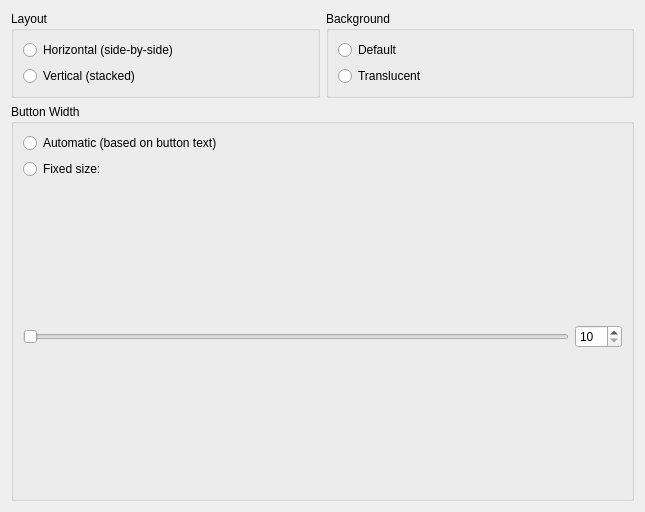
<?xml version="1.0" encoding="UTF-8"?>
<ui version="4.0">
 <class>Form</class>
 <widget class="QWidget" name="Form">
  <property name="geometry">
   <rect>
    <x>0</x>
    <y>0</y>
    <width>645</width>
    <height>512</height>
   </rect>
  </property>
  <property name="windowTitle">
   <string>Form</string>
  </property>
  <layout class="QVBoxLayout" name="verticalLayout_5">
   <item>
    <layout class="QHBoxLayout" name="horizontalLayout_3">
     <item>
      <widget class="QGroupBox" name="groupBox">
       <property name="title">
        <string>Layout</string>
       </property>
       <layout class="QVBoxLayout" name="verticalLayout_6">
        <item>
         <layout class="QVBoxLayout" name="verticalLayout">
          <item>
           <widget class="QRadioButton" name="horizontal_layout_button">
            <property name="sizePolicy">
             <sizepolicy hsizetype="Minimum" vsizetype="Minimum">
              <horstretch>0</horstretch>
              <verstretch>0</verstretch>
             </sizepolicy>
            </property>
            <property name="text">
             <string>Horizontal (side-by-side)</string>
            </property>
           </widget>
          </item>
          <item>
           <widget class="QRadioButton" name="vertical_layout_button">
            <property name="sizePolicy">
             <sizepolicy hsizetype="Minimum" vsizetype="Minimum">
              <horstretch>0</horstretch>
              <verstretch>0</verstretch>
             </sizepolicy>
            </property>
            <property name="text">
             <string>Vertical (stacked)</string>
            </property>
           </widget>
          </item>
         </layout>
        </item>
       </layout>
      </widget>
     </item>
     <item>
      <widget class="QGroupBox" name="groupBox_3">
       <property name="title">
        <string>Background</string>
       </property>
       <layout class="QVBoxLayout" name="verticalLayout_7">
        <item>
         <layout class="QVBoxLayout" name="verticalLayout_3">
          <item>
           <widget class="QRadioButton" name="default_background_button">
            <property name="sizePolicy">
             <sizepolicy hsizetype="Minimum" vsizetype="Minimum">
              <horstretch>0</horstretch>
              <verstretch>0</verstretch>
             </sizepolicy>
            </property>
            <property name="text">
             <string>Default</string>
            </property>
           </widget>
          </item>
          <item>
           <widget class="QRadioButton" name="translucent_background_button">
            <property name="sizePolicy">
             <sizepolicy hsizetype="Minimum" vsizetype="Minimum">
              <horstretch>0</horstretch>
              <verstretch>0</verstretch>
             </sizepolicy>
            </property>
            <property name="text">
             <string>Translucent</string>
            </property>
           </widget>
          </item>
         </layout>
        </item>
       </layout>
      </widget>
     </item>
    </layout>
   </item>
   <item>
    <widget class="QGroupBox" name="groupBox_2">
     <property name="title">
      <string>Button Width</string>
     </property>
     <layout class="QVBoxLayout" name="verticalLayout_8">
      <item>
       <layout class="QVBoxLayout" name="verticalLayout_2">
        <item>
         <widget class="QRadioButton" name="auto_width_button">
          <property name="sizePolicy">
           <sizepolicy hsizetype="Minimum" vsizetype="Minimum">
            <horstretch>0</horstretch>
            <verstretch>0</verstretch>
           </sizepolicy>
          </property>
          <property name="text">
           <string>Automatic (based on button text)</string>
          </property>
         </widget>
        </item>
        <item>
         <widget class="QRadioButton" name="fixed_width_button">
          <property name="sizePolicy">
           <sizepolicy hsizetype="Minimum" vsizetype="Minimum">
            <horstretch>0</horstretch>
            <verstretch>0</verstretch>
           </sizepolicy>
          </property>
          <property name="text">
           <string>Fixed size:</string>
          </property>
         </widget>
        </item>
        <item>
         <layout class="QHBoxLayout" name="horizontalLayout">
          <item>
           <widget class="QSlider" name="width_slider">
            <property name="sizePolicy">
             <sizepolicy hsizetype="Expanding" vsizetype="Expanding">
              <horstretch>0</horstretch>
              <verstretch>0</verstretch>
             </sizepolicy>
            </property>
            <property name="minimum">
             <number>10</number>
            </property>
            <property name="maximum">
             <number>200</number>
            </property>
            <property name="orientation">
             <enum>Qt::Horizontal</enum>
            </property>
           </widget>
          </item>
          <item>
           <widget class="QSpinBox" name="width_spinbox">
            <property name="minimum">
             <number>10</number>
            </property>
            <property name="maximum">
             <number>200</number>
            </property>
           </widget>
          </item>
         </layout>
        </item>
       </layout>
      </item>
     </layout>
    </widget>
   </item>
  </layout>
 </widget>
 <resources/>
 <connections>
  <connection>
   <sender>width_slider</sender>
   <signal>valueChanged(int)</signal>
   <receiver>width_spinbox</receiver>
   <slot>setValue(int)</slot>
   <hints>
    <hint type="sourcelabel">
     <x>278</x>
     <y>218</y>
    </hint>
    <hint type="destinationlabel">
     <x>328</x>
     <y>213</y>
    </hint>
   </hints>
  </connection>
  <connection>
   <sender>width_spinbox</sender>
   <signal>valueChanged(int)</signal>
   <receiver>width_slider</receiver>
   <slot>setValue(int)</slot>
   <hints>
    <hint type="sourcelabel">
     <x>328</x>
     <y>226</y>
    </hint>
    <hint type="destinationlabel">
     <x>251</x>
     <y>225</y>
    </hint>
   </hints>
  </connection>
  <connection>
   <sender>fixed_width_button</sender>
   <signal>toggled(bool)</signal>
   <receiver>width_slider</receiver>
   <slot>setEnabled(bool)</slot>
   <hints>
    <hint type="sourcelabel">
     <x>84</x>
     <y>186</y>
    </hint>
    <hint type="destinationlabel">
     <x>88</x>
     <y>221</y>
    </hint>
   </hints>
  </connection>
  <connection>
   <sender>fixed_width_button</sender>
   <signal>toggled(bool)</signal>
   <receiver>width_spinbox</receiver>
   <slot>setEnabled(bool)</slot>
   <hints>
    <hint type="sourcelabel">
     <x>177</x>
     <y>188</y>
    </hint>
    <hint type="destinationlabel">
     <x>329</x>
     <y>216</y>
    </hint>
   </hints>
  </connection>
  <connection>
   <sender>auto_width_button</sender>
   <signal>toggled(bool)</signal>
   <receiver>width_slider</receiver>
   <slot>setDisabled(bool)</slot>
   <hints>
    <hint type="sourcelabel">
     <x>147</x>
     <y>158</y>
    </hint>
    <hint type="destinationlabel">
     <x>157</x>
     <y>223</y>
    </hint>
   </hints>
  </connection>
  <connection>
   <sender>auto_width_button</sender>
   <signal>toggled(bool)</signal>
   <receiver>width_spinbox</receiver>
   <slot>setDisabled(bool)</slot>
   <hints>
    <hint type="sourcelabel">
     <x>321</x>
     <y>158</y>
    </hint>
    <hint type="destinationlabel">
     <x>328</x>
     <y>221</y>
    </hint>
   </hints>
  </connection>
 </connections>
</ui>
